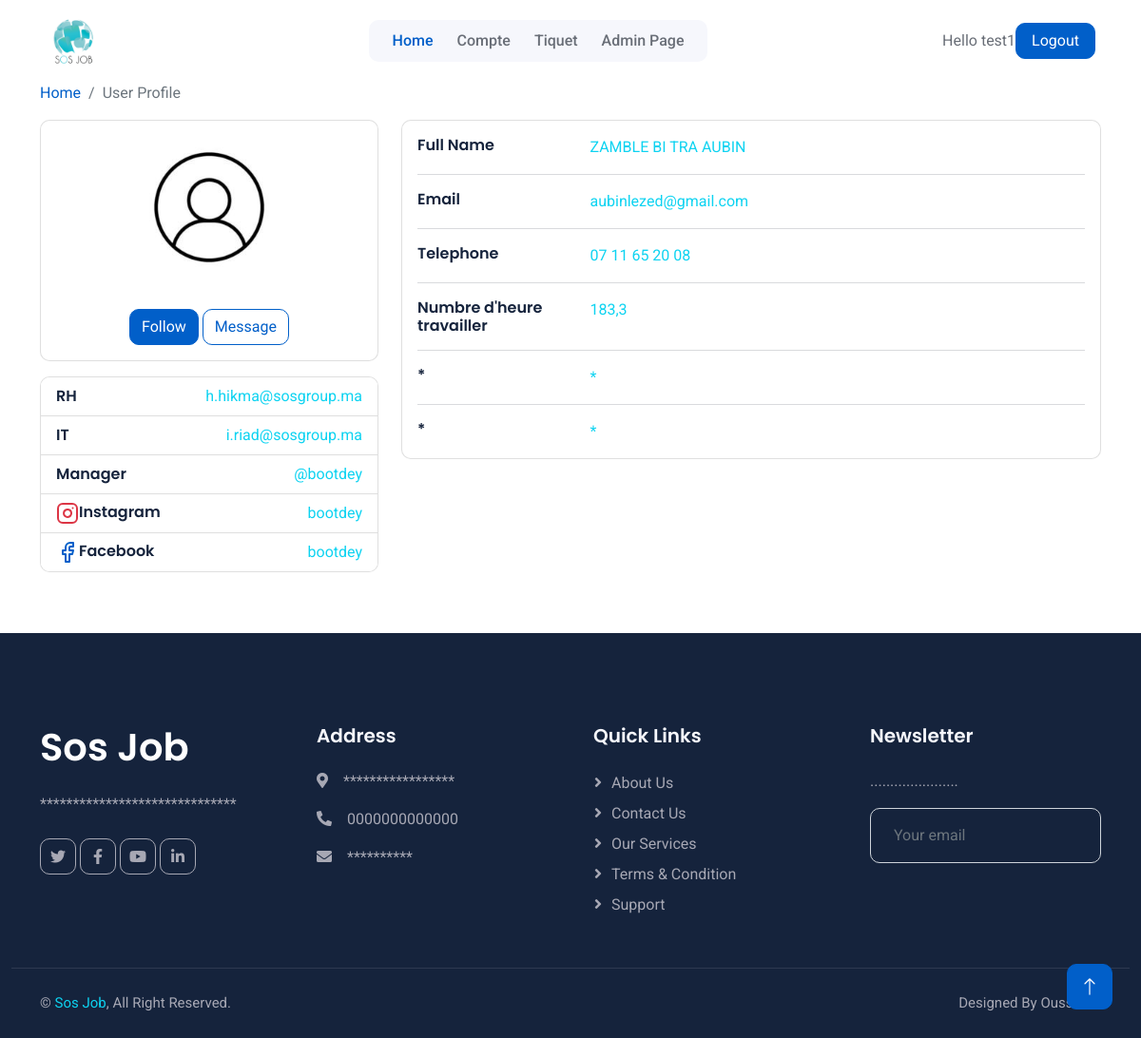
/Userpage (signed in), run on the app's committed database.
### admin_Sos/models.py (models this page shows, shortened)
class Collaborateur(models.Model):
    Statut_P= (
        ('AGENT','AGENT'),
        ('CADRE','CADRE'),
        ('TECHNICIEN','TECHNICIEN'),
        ('STAGIAIRE','STAGIAIRE'),
    )
    STATUT_statut = (
        ('ACTIF','ACTIF'),
        ('INACTIF','INACTIF'),
        ('FORMATION','FORMATION'),
        ('STAGE','STAGE'),
    )
    STATUT_activite = (
        ('FRANCE','FRANCE'),
        ('CANADA','CANADA'),
    )
    STATUT_causededepart = (
        ('Demission','Demission'),
        ('Licenciement','Licenciement'),
        ('FPE','FPE'),
        ('Fin de contrat','Fin de contrat'),
        ('Comportement','Comportement'),
        ('Etudes','Etudes'),
        ('Sans motif(Volantaire)','Sans motif(Volantaire)'),
        ('Autre','Autre'),
    )
    Contart = (
        ('Etranger','Etranger'),
        ('Stage','Stage'),
        ('CDD','CDD'),
        ('CDI','CDI'),
    )
    TTGD = (
        ('Célibataire ','Célibataire'),
        ('Marié(e)','Marié(e)'),
        ('Divorcé(e)','Divorcé(e)'),
        ('Veuf(ve)','Veuf(ve)'),
    )
    statut_sexe = (
        ('H','H'),
        ('F','F'),
    )
    statut_TF = (
        ('OUI','OUI'),
        ('NON','NON'),
    )
    Statut = models.CharField(max_length=10,null=True,blank=True,choices=STATUT_statut)
    Nom = models.CharField(max_length=500,null=True,blank=True)
    Prenom = models.CharField(max_length=500,null=True,blank=True)
    Sexe = models.CharField(max_length=50,null=True,blank=True,choices=statut_sexe)
    Date_de_naissance = models.DateField(null=True,blank=True)
    Age = models.PositiveIntegerField(null=True,blank=True)
    Situation_familiale = models.CharField(max_length=100, null=True,blank=True,choices=TTGD)
    Nombre_d_enfants = models.FloatField(default=0, null=True,blank=True)
    N_CIN =models.CharField(default="-",max_length=120 ,null=True,blank=True)
    N_Passeport=models.CharField(default="-",max_length=300 ,null=True,blank=True)
    Nationalité=models.CharField(default="-",max_length=200,null=True,blank=True)
    Adresse_postale=models.CharField(default="-",max_length=200,null=True,blank=True)
    Ville=models.CharField(default="-",max_length=100,null=True,blank=True)
    E_mail= models.EmailField(null=True,blank=True)
    Declaration_CNSS= models.CharField(max_length=100,null=True,blank=True,choices=statut_TF)
    N_de_téléphone=models.CharField(max_length=200,null=True,blank=True)
    RIB = models.CharField(default="-",max_length=300,null=True,blank=True)
    N_CNSS= models.CharField(default="-",max_length=200,null=True,blank=True)
    Type_de_contrat= models.CharField(max_length=100,null=True,blank=True,choices=Contart)
    Salaire_base = models.PositiveBigIntegerField(default=0,null=True,blank=True)
    Nombre_de_Jour_Travaille_Admin= models.PositiveIntegerField(default=0,null=True,blank=True)
    Poste = models.CharField(max_length=100,null=True,blank=True)
    CSP = models.CharField(max_length=100,null=True,blank=True,choices=Statut_P)
    Date_d_entrée = models.DateField(null=True,blank=True)
    Date_de_Sortie = models.DateField(null=True,blank=True)
    anciennetee = models.IntegerField(default=0,null=True, blank=True)
    Motif_de_départ = models.CharField(default="-",max_length=1000,null=True,blank=True,choices=STATUT_causededepart)
    Commentaire = models.CharField(default="-",max_length=1000,null=True,blank=True)
    Prime_Produit = models.FloatField(default=0,null=True,blank=True)
    Nbre_d_heures_Travaillees= models.FloatField(default=0,null=True,blank=True)
    Planifier= models.FloatField(default=0,null=True,blank=True)
    Avance_sur_salaire = models.FloatField(default=0,null=True,blank=True)
    S_H = models.FloatField(default=0,null=True, blank=True)
    Activite=models.CharField(max_length=100,null=True,blank=True,choices=STATUT_activite)
    user =models.OneToOneField(User, null=True,blank=True,on_delete=models.CASCADE)

### admin_Sos/views.py (the view)
# urls.py: path('Userpage', views.userPage, name='Userpage'),
@login_required(login_url='login')
def userPage(request):
    collaborateur = Collaborateur.objects.get(user=request.user)
    context = {'collaborateur':collaborateur}
    return render(request, 'Agent/compte.html', context)

### Templates/Agent/compte.html (shortened to what this page needs)
{% extends 'Agent/Base/homebase.html' %}
{% block body %}{% include 'Agent/content/content_Compte.html'%}{% endblock  %}

### Templates/Agent/Base/header.html (shortened to what this page needs)
{% load static %}
<body>
  <nav
    class="navbar navbar-expand-lg bg-white navbar-light sticky-top px-4 px-lg-5"
  >
    <a href="{% url 'home' %}" class="navbar-brand d-flex align-items-center">
      <h1 class="m-0">
        <img
          class="img-fluid me-3"
          src="{% static 'Site de Societe/img/icon/icon_1.jpg' %}"
          alt=""
        />
      </h1>
    </a>
    <div class="collapse navbar-collapse" id="navbarCollapse">
      <div class="navbar-nav mx-auto bg-light rounded pe-4 py-3 py-lg-0">
        <a href="{% url 'home' %}" class="nav-item nav-link active">Home</a>
        <a href="{% url 'Userpage' %}" class="nav-item nav-link">Compte</a>
        <a href="{% url 'Tiquet' %}" class="nav-item nav-link">Tiquet</a>
        <a href="{% url 'home_admin' %}" class="nav-item nav-link">Admin Page</a>
      </div>
    </div>
    {% if request.user.is_authenticated%}
    <div> Hello {{request.user}}</a></div>
    <a href="{% url 'logout' %}" class="btn btn-primary px-3 d-none d-lg-block">Logout</a>
    {% endif %}
  </nav>

### Templates/Agent/content/content_Compte.html (shortened to what this page needs)
{% load static %}
<div class="container">
    <div class="main-body">
          <nav aria-label="breadcrumb" class="main-breadcrumb">
            <ol class="breadcrumb">
              <li class="breadcrumb-item"><a href="{% url 'home' %}">Home</a></li>
              <li class="breadcrumb-item active" aria-current="page">User Profile</li>
            </ol>
          </nav>
          <div class="row gutters-sm">
            <div class="col-md-4 mb-3">
              <div class="card">
                <div class="card-body">
                  <div class="d-flex flex-column align-items-center text-center">
                    <img src="{%static 'Site de Societe/img/prof.jpg' %}" alt="Admin" class="rounded-circle" width="150">
                    <div class="mt-3">
                      <button class="btn btn-primary">Follow</button>
                      <button class="btn btn-outline-primary">Message</button>
                    </div>
                  </div>
                </div>
              </div>
              <div class="card mt-3">
                <ul class="list-group list-group-flush">
                  <li class="list-group-item d-flex justify-content-between align-items-center flex-wrap">
                    <h6 class="mb-0">RH</h6>
                    <span class="text-secondary">h.hikma@sosgroup.ma</span>
                  </li>
                  <li class="list-group-item d-flex justify-content-between align-items-center flex-wrap">
                    <h6 class="mb-0">IT</h6>
                    <span class="text-secondary">i.riad@sosgroup.ma</span>
                  </li>
                  <li class="list-group-item d-flex justify-content-between align-items-center flex-wrap">
                    <h6 class="mb-0">Manager</h6>
                    <span class="text-secondary">@bootdey</span>
                  </li>
                  <li class="list-group-item d-flex justify-content-between align-items-center flex-wrap">
                    <h6 class="mb-0">Instagram</h6>
                    <span class="text-secondary">bootdey</span>
                  </li>
                  <li class="list-group-item d-flex justify-content-between align-items-center flex-wrap">
                    <h6 class="mb-0">Facebook</h6>
                    <span class="text-secondary">bootdey</span>
                  </li>
                </ul>
              </div>
            </div>
            <div class="col-md-8">
              <div class="card mb-3">
                <div class="card-body">
                  <div class="row">
                    <div class="col-sm-3">
                      <h6 class="mb-0">Full Name</h6>
                    </div>
                    <div class="col-sm-9 text-secondary">
                      {{collaborateur.Nom}} {{ collaborateur.Prenom }}
                    </div>
                  </div>
                  <hr>
                  <div class="row">
                    <div class="col-sm-3">
                      <h6 class="mb-0">Email</h6>
                    </div>
                    <div class="col-sm-9 text-secondary">
                        {{ collaborateur.E_mail }}
                    </div>
                  </div>
                  <hr>
                  <div class="row">
                    <div class="col-sm-3">
                      <h6 class="mb-0">Telephone</h6>
                    </div>
                    <div class="col-sm-9 text-secondary">
                      {{ collaborateur.N_de_téléphone }}
                    </div>
                  </div>
                  <hr>
                  <div class="row">
                    <div class="col-sm-3">
                      <h6 class="mb-0">Numbre d'heure travailler</h6>
                    </div>
                    <div class="col-sm-9 text-secondary">
                      {{ collaborateur.Nbre_d_heures_Travaillees }}
                    </div>
                  </div>
                  <hr>
                  <div class="row">
                    <div class="col-sm-3">
                      <h6 class="mb-0">*</h6>
                    </div>
                    <div class="col-sm-9 text-secondary">
                      *
                    </div>
                  </div>
                  <hr>
                  <div class="row">
                    <div class="col-sm-3">
                      <h6 class="mb-0">*</h6>
                    </div>
                    <div class="col-sm-9 text-secondary">
                      *
                    </div>
                  </div>
                </div>
              </div>
            </div>
          </div>
        </div>
    </div>

### static/Site de Societe/css/style.css (style rules this page uses)
:root { --primary: #015FC9; --secondary: #0DD3F1; --light: #F6F7FC; --dark: #15233C; }
.btn { transition: .5s; }
.btn.btn-primary, .btn.btn-outline-primary:hover, .btn.btn-secondary, .btn.btn-outline-secondary:hover { color: #FFFFFF; }
.navbar.sticky-top { top: -100px; transition: .5s; }
.navbar .navbar-brand img { max-height: 60px; }
.navbar .navbar-nav .nav-link { margin-left: 25px; padding: 10px 0; color: #696E77; font-weight: 500; outline: none; }
.navbar .navbar-nav .nav-link:hover, .navbar .navbar-nav .nav-link.active { color: var(--primary); }

### data on the page
Collaborateur: Nom "ZAMBLE", Prenom "BI TRA AUBIN", E_mail "aubinlezed@gmail.com", N_de_téléphone "07 11 65 20 08", Nbre_d_heures_Travaillees "183,3"

### other printed values
{{ request.user }} "test1"
